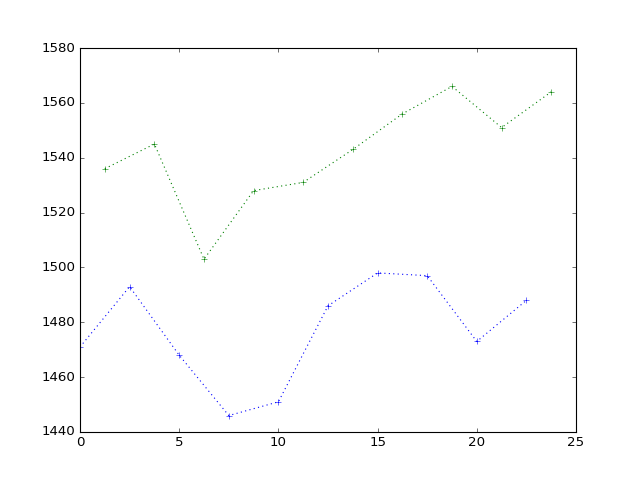

The Python source for this figure:
#- Plot first 10 values of slice 0 times against first 10 of slice 0
#- time series;
#- Plot first 10 values of slice 1 times against first 10 of slice 1
#- time series.
#- Use ':+' marker
plt.plot(slice_0_times[:10], slice_0_ts[:10], ':+')
# [...]
plt.plot(slice_1_times[:10], slice_1_ts[:10], ':+')
# [...]
